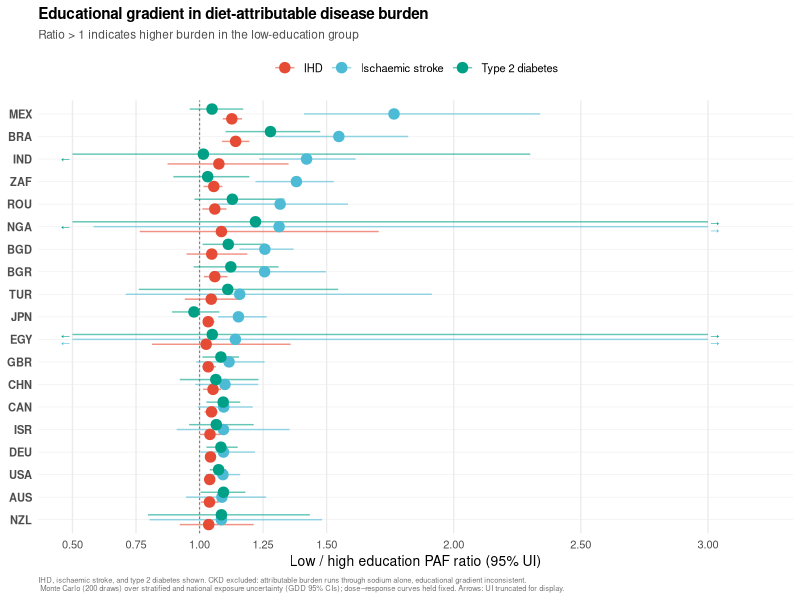
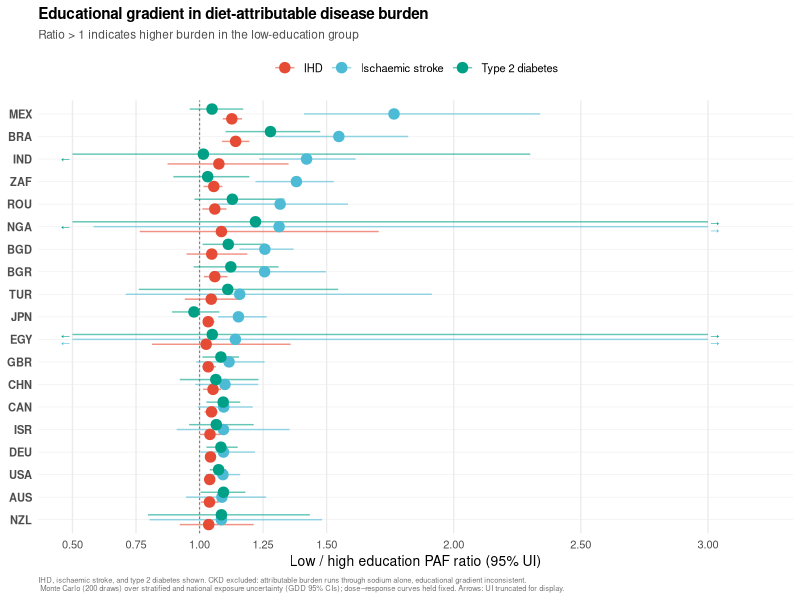

The R source for these figures, in order:
suppressPackageStartupMessages({library(ggplot2); library(dplyr)})

ui <- read.csv("results/equity_ratio_ui.csv") %>%
  filter(iso3 != "GLB", outcome != "CKD") %>%
  mutate(outcome = factor(outcome,
    c("IHD","IschStroke","T2D"),
    c("IHD", "Ischaemic stroke", "Type 2 diabetes")))

ord <- ui %>% filter(outcome == "Ischaemic stroke") %>% arrange(med) %>% pull(iso3)
ui$iso3 <- factor(ui$iso3, levels = ord)

ui <- ui %>% mutate(
  hi_trunc = pmin(hi, 3.0),
  lo_trunc = pmax(lo, 0.5),
  arrow_hi = hi > 3.0,
  arrow_lo = lo < 0.5)

PAL <- c("IHD" = "#E64B35", "Ischaemic stroke" = "#4DBBD5",
         "Type 2 diabetes" = "#00A087")

p <- ggplot(ui, aes(med, iso3, colour = outcome)) +
  geom_vline(xintercept = 1, linetype = "22", colour = "grey50", linewidth = .4) +
  geom_linerange(aes(xmin = lo_trunc, xmax = hi_trunc),
                 position = position_dodge(width = .65), linewidth = .5, alpha = .6) +
  geom_point(position = position_dodge(width = .65), size = 3.2) +
  geom_text(data = ui %>% filter(arrow_hi),
            aes(x = hi_trunc, label = "\u2192"),
            position = position_dodge(width = .65),
            size = 2.5, show.legend = FALSE, hjust = -0.2) +
  geom_text(data = ui %>% filter(arrow_lo),
            aes(x = lo_trunc, label = "\u2190"),
            position = position_dodge(width = .65),
            size = 2.5, show.legend = FALSE, hjust = 1.2) +
  scale_colour_manual(values = PAL, name = NULL) +
  scale_x_continuous(breaks = c(0.5, 0.75, 1, 1.25, 1.5, 2.0, 2.5, 3.0),
                     limits = c(0.5, 3.2)) +
  labs(x = "Low / high education PAF ratio (95% UI)",
       y = NULL,
       title = "Educational gradient in diet-attributable disease burden",
       subtitle = "Ratio > 1 indicates higher burden in the low-education group",
       caption = paste("IHD, ischaemic stroke, and type 2 diabetes shown.",
                       "CKD excluded: attributable burden runs through sodium alone,",
                       "educational gradient inconsistent.\n",
                       "Monte Carlo (200 draws) over stratified and national exposure",
                       "uncertainty (GDD 95% CIs); dose\u2013response curves held fixed.",
                       "Arrows: UI truncated for display.")) +
  theme_minimal(base_size = 10) +
  theme(panel.grid.minor = element_blank(),
        panel.grid.major.y = element_line(linewidth = .2, colour = "grey93"),
        plot.title = element_text(face = "bold", size = 11),
        plot.subtitle = element_text(size = 8.5, colour = "grey30"),
        plot.caption = element_text(size = 5.5, colour = "grey45", hjust = 0),
        axis.text.y = element_text(size = 8, face = "bold"),
        legend.position = "top")

ggsave("figures/figure6a_ratio_forest.pdf", p, width = 8, height = 7, device = cairo_pdf)
ggsave("figures/figure6a_ratio_forest.png", p, width = 8, height = 7, dpi = 350)
cat("done: figure6a (3 outcomes, no CKD)\n")
